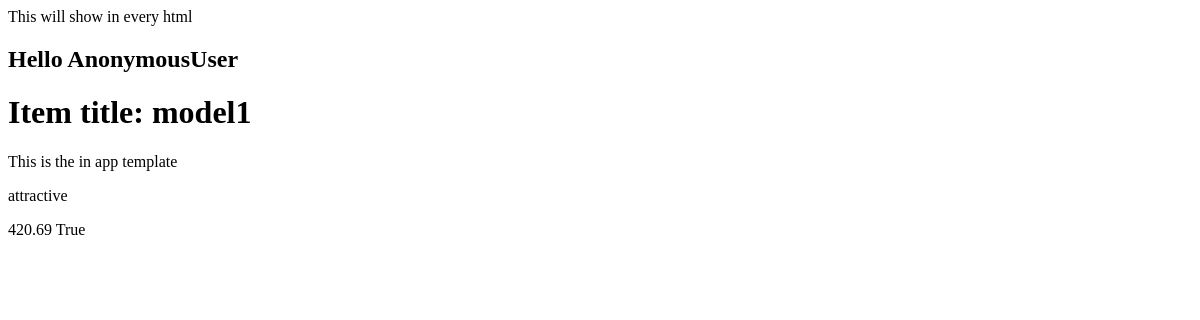
/product/1/, run on an earlier commit of the app's database.
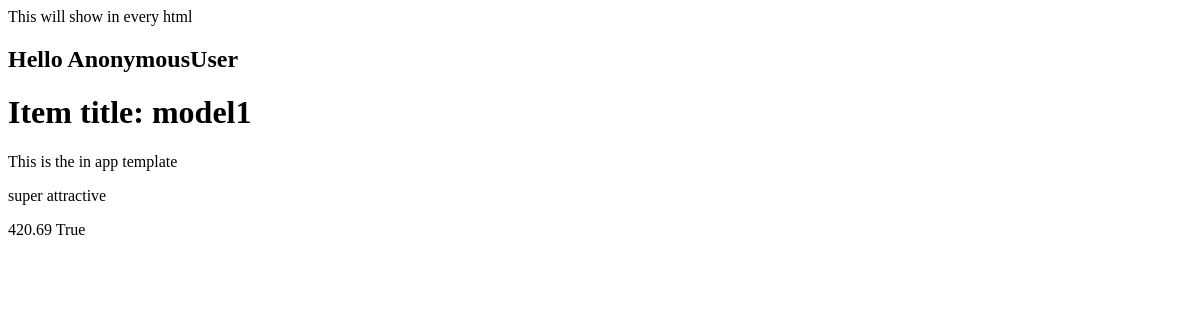
And on a later commit of the database.
### product/models.py (models this page shows, shortened)
class product(models.Model):
    title = models.CharField(max_length=144)
    description = models.TextField(blank=True, null=True)
    price = models.DecimalField(decimal_places=2, max_digits=24)
    available = models.BooleanField(default=False)

### product/views.py (the view)
# urls.py: path('<int:idp>/', single_product_detail_view, name= 'product_dynamic_view'),
def single_product_detail_view(request, idp):
    prd = get_object_or_404(product, id=idp)    # to handle error when the product does not exist
    context = {
        'prd':  prd,
    }
    return render(request, 'product/detail.html', context)

### product/templates/product/detail.html
{% extends 'base.html' %}
{% block content %}
<h1>Item title: {{prd.title}} </h1>
<p>This is the in app template</p>
<p>{{prd.description}}</p>
{{prd.price}}
{{prd.available}}
{% endblock %}

What changed in the data, as far as the page shows it:
changed product "model1": description "attractive" → "super attractive"
